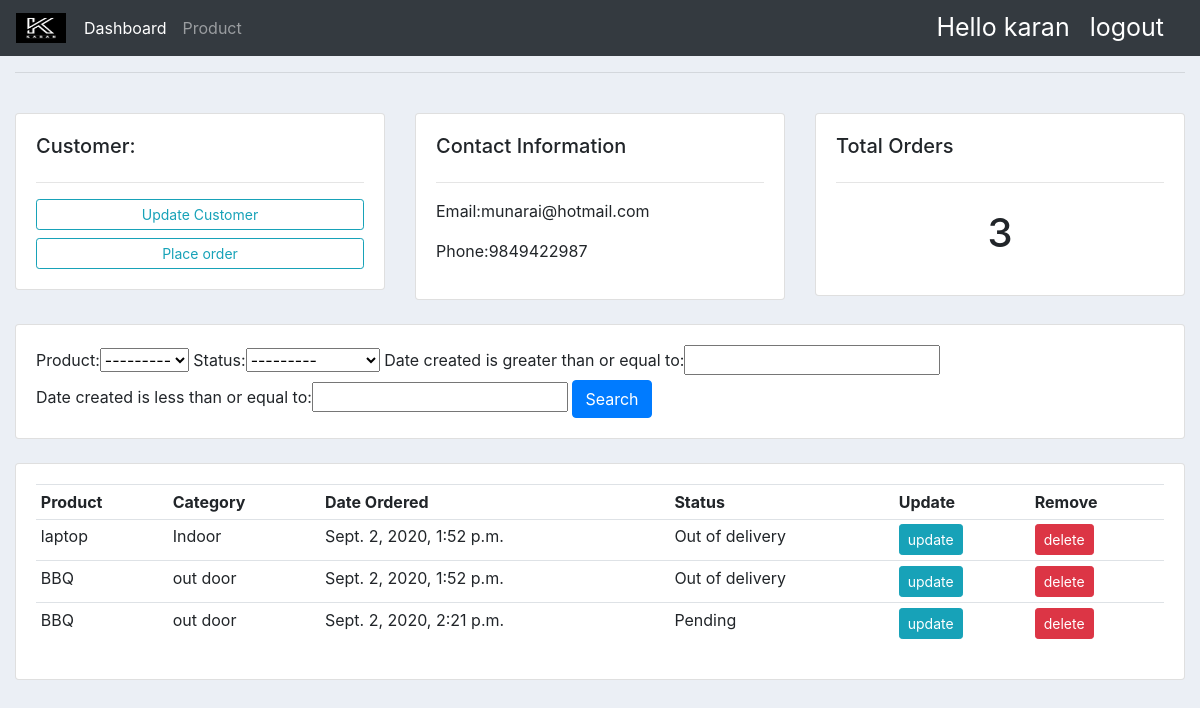
The app's page /customer/1/ (signed in) with its own data.
### accounts/models.py (models this page shows, shortened)
class Customer(models.Model):
	user=models.OneToOneField(User,null=True,blank=True,on_delete=models.CASCADE)
	name=models.CharField(max_length=200,null=True)
	phone=models.CharField(max_length=200,null=True)
	email=models.CharField(max_length=200,null=True)
	profile_pic=models.ImageField(default="logo.png",null=True,blank=True)
	date_created=models.DateTimeField(auto_now_add=True)

class Order(models.Model):
	STATUS=(
		('Pending','Pending'),
		('Out of delivery','Out of delivery'),
		('Delivered','Delivered'),
		)
	customer=models.ForeignKey(Customer,null=True,on_delete=models.SET_NULL)
	product=models.ForeignKey(Product,null=True,on_delete=models.SET_NULL)
	date_created=models.DateTimeField(auto_now_add=True,null=True)
	status=models.CharField(max_length=200,null=True,choices=STATUS)

class Product(models.Model):
	CATEGORY=(
			('Indoor','Indoor'),
			('out door','Out door'),
			)
	name=models.CharField(max_length=200,null=True)
	price=models.FloatField(null=True)
	category=models.CharField(max_length=200,null=True,choices=CATEGORY)
	descrption=models.CharField(max_length=200,null=True,blank=True)
	date_created=models.DateTimeField(auto_now_add=True)
	tags=models.ManyToManyField(Tag)
	def __str__(self):
		return self.name

### accounts/decorators.py (the view)
		def wrapper_func(request,*args,**kwargs):
			group= None
			if request.user.groups.exists():
				group=request.user.groups.all()[0].name
			if group in allowed_roles:
				return view_func(request,*args,**kwargs)
			else:
				return HttpResponse("Sorry you are customer and not authorized for this section")

### accounts/views.py (called while the page is built)
@login_required(login_url='login')
@allowed_users(allowed_roles=['admin'])
def customer(request, pk_test):
	customer=Customer.objects.get(id=pk_test)
	orders=customer.order_set.all()
	orders_count=orders.count()
	myFilter=OrderFilter(request.GET,queryset=orders)
	orders=myFilter.qs
	context={'customer':customer,'orders':orders,'orders_count':orders_count,'myFilter':myFilter}
	return render(request,'accounts/customer.html',context)

### accounts/templates/accounts/customer.html
{% extends 'accounts/main.html' %}
{% block content %}
	<br>
	<div class="row">
		<div class="col-md">
			<div class="card card-body">
				<h5>Customer:</h5>
				<hr>
				<a class="btn btn-outline-info btn-sm btn-block" href="">Update Customer</a>
				<a class="btn btn-outline-info btn-sm btn-block" href="{% url 'create_order' customer.id %}">
					Place order
				</a>
			</div>
		</div>
		<div class="col-md">
			<div class="card card-body">
				<h5>Contact Information</h5>
				<hr>
				<p>Email:{{customer.email}}</p>
				<p>Phone:{{customer.phone}}</p>
			</div>
		</div>
		<div class="col-md">
			<div class="card card-body">
				<h5>Total Orders</h5>
				<hr>
				<h1 style="text-align: center;padding: 10px">{{orders_count}}</h1>
			</div>
		</div>
	</div>
	<br>
	<div class="row">
		<div class="col">
			<div class="card card-body">
				<form method="get">
					{{myFilter.form}}
					<button class="btn btn-primary" type="submit">Search</button>
				</form>
			</div>
		</div>
	</div>
	<br>
	<div class="row">
		<div class="col">
			<div class="card card-body">
				<table class="table table-sm">
					<tr>
						<th>Product</th>
						<th>Category</th><th>Date Ordered</th><th>Status</th><th>Update</th><th>Remove</th>
					</tr>
					{%for order in orders%}
					<tr>
						<td>{{order.product}}</td>
						<td>{{order.product.category}}</td>
						<td>{{order.date_created}}</td>
						<td>{{order.status}}</td>
						<td><a class="btn btn-sm btn-info" href="{% url 'updateOrder' order.id %}">update</td>
						<td><a class="btn btn-sm btn-danger" href="{% url 'deleteOrder' order.id %}">delete</td>
					</tr>
					{%endfor%}
				</table>
			</div>
		</div>
	</div>
{% endblock %}

### accounts/templates/accounts/navbar.html
{% load static %}
<nav class="navbar navbar-expand-lg navbar-dark bg-dark">
	<img id="logo" src="{% static '/images/logo.png' %}">
  <div class="collapse navbar-collapse" id="navbarSupportedContent">
    <ul class="navbar-nav mr-auto">
      {% if request.user.is_staff %}
      <li class="nav-item active">
        <a class="nav-link" href="{% url 'home' %}">Dashboard</a>
      </li>
      <li class="nav-item">
        <a class="nav-link" href="{% url 'products' %}">Product</a>
      </li>
      {% else %}
      <a class="nav-link" href="{% url 'account' %}" style="font-size: 20px;">Setting</a>
      </li>
      {% endif %}
    </ul>
    <span id="hello-msg" class="hello-msg">Hello {{request.user}}</span>
    <span><a class="hello-msg" href="{% url 'logout'%}">logout</a></span>
  </div>
</nav>

### static/css/main.css (style rules this page uses)
#logo { height: 30px; width: 50px; margin-right: 10px; }
body { background-color: #ebeff5; }
.hello-msg { font-size: 25px; color: #fff; margin-right: 20px; }

### records on screen
Customer: email "munarai@hotmail.com", phone "9849422987"
Order: product "laptop", product.category "Indoor", date_created "Sept. 2, 2020, 1:52 p.m.", status "Out of delivery"
Order: product "BBQ", product.category "out door", date_created "Sept. 2, 2020, 1:52 p.m.", status "Out of delivery"
Order: product "BBQ", product.category "out door", date_created "Sept. 2, 2020, 2:21 p.m.", status "Pending"

### other values on screen
{{ request.user }} "karan"
{{ orders_count }} "3"
